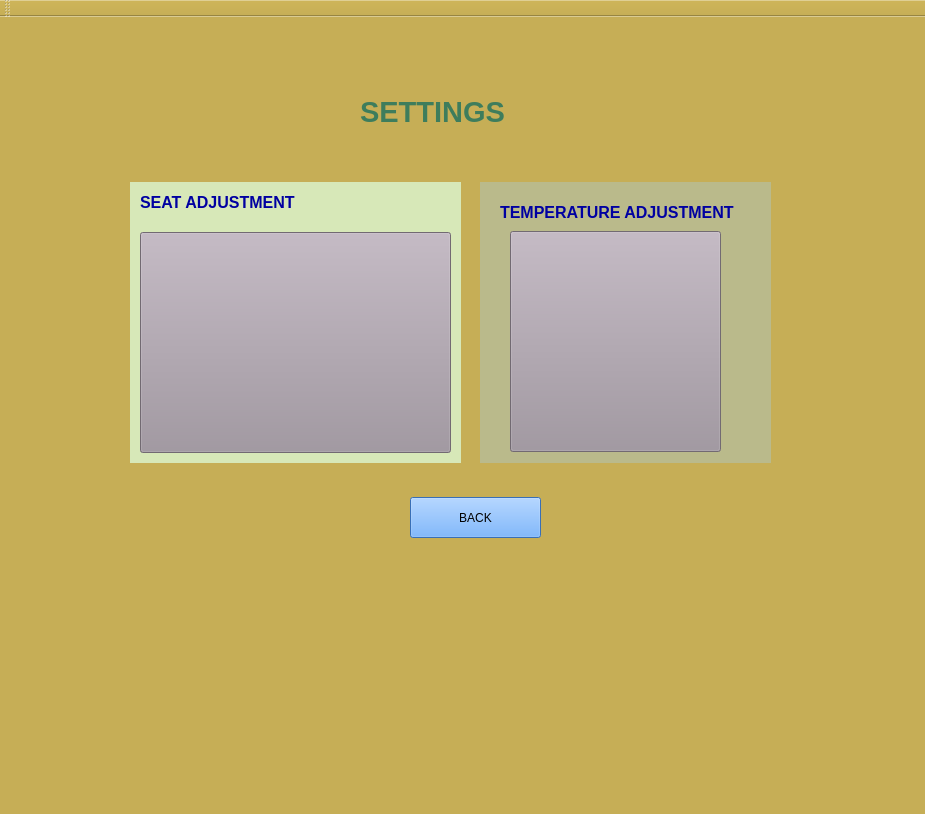
<?xml version="1.0" encoding="UTF-8"?>
<ui version="4.0">
 <class>Intial</class>
 <widget class="QMainWindow" name="Intial">
  <property name="geometry">
   <rect>
    <x>0</x>
    <y>0</y>
    <width>925</width>
    <height>814</height>
   </rect>
  </property>
  <property name="windowTitle">
   <string>Intial</string>
  </property>
  <property name="styleSheet">
   <string notr="true">background-color: rgb(198, 174, 86);</string>
  </property>
  <widget class="QWidget" name="centralWidget">
   <widget class="QLabel" name="setng_label">
    <property name="geometry">
     <rect>
      <x>240</x>
      <y>40</y>
      <width>121</width>
      <height>91</height>
     </rect>
    </property>
    <property name="text">
     <string/>
    </property>
   </widget>
   <widget class="QLabel" name="label">
    <property name="geometry">
     <rect>
      <x>360</x>
      <y>70</y>
      <width>171</width>
      <height>51</height>
     </rect>
    </property>
    <property name="text">
     <string>&lt;html&gt;&lt;head/&gt;&lt;body&gt;&lt;p&gt;&lt;span style=&quot; font-size:22pt; font-weight:600; color:#3e7d5c;&quot;&gt;SETTINGS&lt;/span&gt;&lt;/p&gt;&lt;/body&gt;&lt;/html&gt;</string>
    </property>
   </widget>
   <widget class="QLabel" name="label_2">
    <property name="geometry">
     <rect>
      <x>130</x>
      <y>165</y>
      <width>331</width>
      <height>281</height>
     </rect>
    </property>
    <property name="styleSheet">
     <string notr="true">background-color: rgb(215, 232, 184);</string>
    </property>
    <property name="text">
     <string/>
    </property>
   </widget>
   <widget class="QPushButton" name="seat_btn">
    <property name="geometry">
     <rect>
      <x>140</x>
      <y>215</y>
      <width>311</width>
      <height>221</height>
     </rect>
    </property>
    <property name="styleSheet">
     <string notr="true">background-color: rgb(159, 148, 159);</string>
    </property>
    <property name="text">
     <string/>
    </property>
   </widget>
   <widget class="QLabel" name="label_3">
    <property name="geometry">
     <rect>
      <x>480</x>
      <y>165</y>
      <width>291</width>
      <height>281</height>
     </rect>
    </property>
    <property name="styleSheet">
     <string notr="true">background-color: rgb(186, 186, 139);</string>
    </property>
    <property name="text">
     <string/>
    </property>
   </widget>
   <widget class="QPushButton" name="seat_tempbtn">
    <property name="geometry">
     <rect>
      <x>510</x>
      <y>214</y>
      <width>211</width>
      <height>221</height>
     </rect>
    </property>
    <property name="styleSheet">
     <string notr="true">background-color: rgb(159, 148, 159);</string>
    </property>
    <property name="text">
     <string/>
    </property>
   </widget>
   <widget class="QLabel" name="label_4">
    <property name="geometry">
     <rect>
      <x>140</x>
      <y>170</y>
      <width>231</width>
      <height>31</height>
     </rect>
    </property>
    <property name="styleSheet">
     <string notr="true">background-color: rgb(215, 232, 184);</string>
    </property>
    <property name="text">
     <string>&lt;html&gt;&lt;head/&gt;&lt;body&gt;&lt;p&gt;&lt;span style=&quot; font-size:12pt; font-weight:600; color:#0000a1;&quot;&gt;SEAT ADJUSTMENT&lt;/span&gt;&lt;/p&gt;&lt;/body&gt;&lt;/html&gt;</string>
    </property>
   </widget>
   <widget class="QLabel" name="label_5">
    <property name="geometry">
     <rect>
      <x>500</x>
      <y>180</y>
      <width>261</width>
      <height>31</height>
     </rect>
    </property>
    <property name="styleSheet">
     <string notr="true">background-color: rgb(186, 186, 139);</string>
    </property>
    <property name="text">
     <string>&lt;html&gt;&lt;head/&gt;&lt;body&gt;&lt;p&gt;&lt;span style=&quot; font-size:12pt; font-weight:600; color:#0000a1;&quot;&gt;TEMPERATURE ADJUSTMENT&lt;/span&gt;&lt;/p&gt;&lt;/body&gt;&lt;/html&gt;</string>
    </property>
   </widget>
   <widget class="QPushButton" name="back_btn">
    <property name="geometry">
     <rect>
      <x>410</x>
      <y>480</y>
      <width>131</width>
      <height>41</height>
     </rect>
    </property>
    <property name="styleSheet">
     <string notr="true">background-color: rgb(80, 156, 255);</string>
    </property>
    <property name="text">
     <string>BACK</string>
    </property>
   </widget>
  </widget>
  <widget class="QMenuBar" name="menuBar">
   <property name="geometry">
    <rect>
     <x>0</x>
     <y>0</y>
     <width>925</width>
     <height>20</height>
    </rect>
   </property>
  </widget>
  <widget class="QToolBar" name="mainToolBar">
   <attribute name="toolBarArea">
    <enum>TopToolBarArea</enum>
   </attribute>
   <attribute name="toolBarBreak">
    <bool>false</bool>
   </attribute>
  </widget>
  <widget class="QStatusBar" name="statusBar"/>
 </widget>
 <layoutdefault spacing="6" margin="11"/>
 <resources/>
 <connections/>
</ui>
